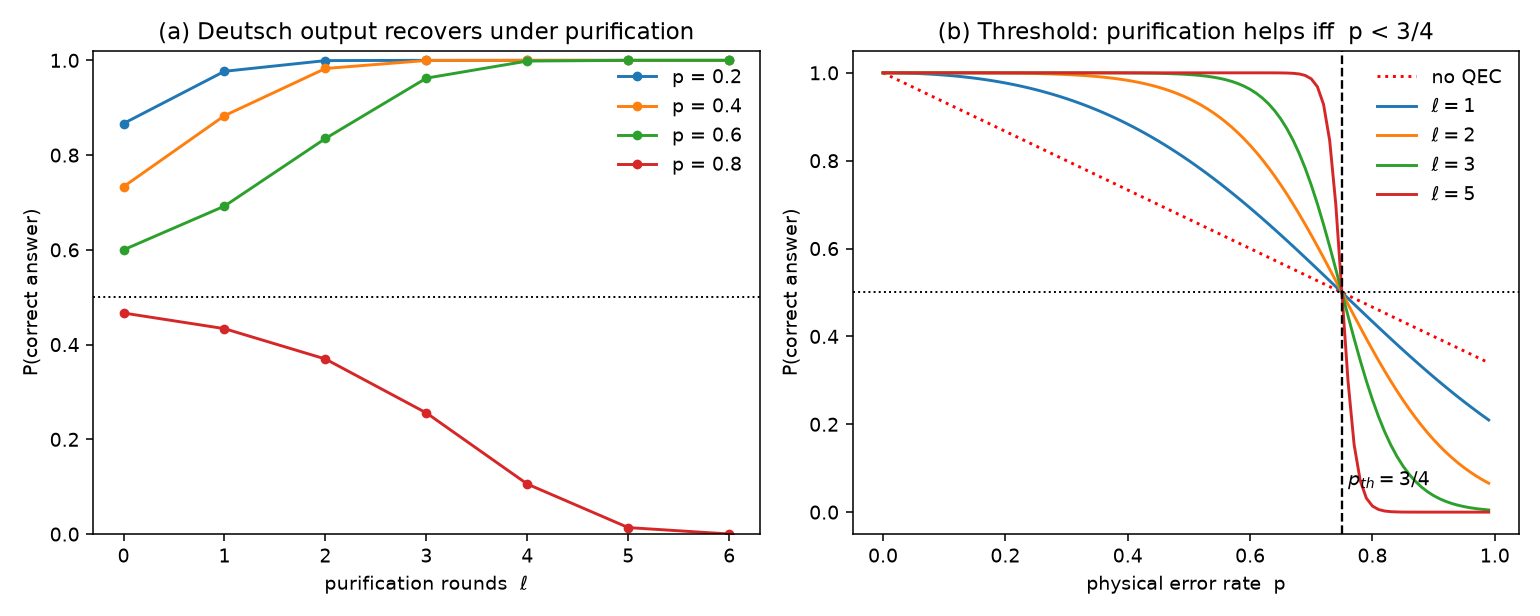

Write Python code to recreate this figure.
"""
Applying PQEC purification to a tiny quantum algorithm: the Deutsch algorithm.
==============================================================================

The 2-qubit Deutsch algorithm decides whether a one-bit function
f: {0,1} -> {0,1} is *constant* (f(0)=f(1)) or *balanced* (f(0)!=f(1)) with a
single oracle query.  Circuit (query wire q, ancilla wire a):

        q: |0> --H--------------------H--  measure  -> 0: constant, 1: balanced
                      |  U_f  |
        a: |1> --H----|       |-----------

    U_f : |x>|y> -> |x>|y (+) f(x)>.

Ideally the query qubit ends in the *pure* state |0> (constant) or |1>
(balanced), so a single measurement gives the answer with certainty.

Under noise the query qubit becomes a *mixed* state and the answer is no longer
certain.  This is exactly what the PQEC purification primitive fixes: the
purification map

    P(rho) = rho^2 / Tr[rho^2]         (see pqec.py, Eq. 7)

concentrates weight on the dominant eigenvector of rho.  As long as the noise
is below threshold the *correct* answer is still the dominant eigenvector, so
purifying the output drives the success probability back toward 1 -- without
the algorithm ever knowing which answer is correct.

For the local depolarizing channel the threshold is p = 3/4, identical to the
elementary PQEC gadget in the parent paper: below it purification helps, above
it purification amplifies the *wrong* answer.

We reuse the genuine PennyLane SWAP-gadget circuit from pqec.py to perform the
purification rounds, so the whole pipeline -- noisy algorithm + error
correction -- is a real mixed-state simulation, not an algebraic shortcut.

Run:  python deutsch_pqec.py
"""

import numpy as np
import matplotlib.pyplot as plt
import pennylane as qml

from pqec import swap_gadget, purity

np.set_printoptions(precision=4, suppress=True)


# ---------------------------------------------------------------------------
# The four possible oracles U_f  (query = wire 0, ancilla = wire 1)
# ---------------------------------------------------------------------------
def oracle_const0(q, a):
    """f(x) = 0  -> constant.  Identity (do nothing)."""
    qml.Identity(wires=q)


def oracle_const1(q, a):
    """f(x) = 1  -> constant.  Flip the ancilla unconditionally."""
    qml.PauliX(wires=a)


def oracle_balanced_id(q, a):
    """f(x) = x  -> balanced.  CNOT from query to ancilla."""
    qml.CNOT(wires=[q, a])


def oracle_balanced_not(q, a):
    """f(x) = 1 - x  -> balanced.  CNOT then flip the ancilla."""
    qml.CNOT(wires=[q, a])
    qml.PauliX(wires=a)


ORACLES = {
    "constant  f=0":   (oracle_const0,       "constant"),
    "constant  f=1":   (oracle_const1,       "constant"),
    "balanced  f=x":   (oracle_balanced_id,  "balanced"),
    "balanced  f=1-x": (oracle_balanced_not, "balanced"),
}

# The query qubit's ideal (noiseless) answer state and the measurement outcome.
#   constant -> |0>  (bit 0),   balanced -> |1>  (bit 1)
ANSWER_STATE = {"constant": np.array([1, 0], dtype=complex),
                "balanced": np.array([0, 1], dtype=complex)}
ANSWER_BIT = {"constant": 0, "balanced": 1}


# ---------------------------------------------------------------------------
# Noisy Deutsch algorithm on the mixed-state simulator
# ---------------------------------------------------------------------------
_dev = qml.device("default.mixed", wires=2)


@qml.qnode(_dev)
def _deutsch_query_rho(oracle, p_noise):
    """Run the Deutsch algorithm with a depolarizing channel of strength
    p_noise on the query qubit, and return the query qubit's 2x2 density
    matrix (the reduced state we read the answer from)."""
    qml.PauliX(wires=1)          # ancilla -> |1>
    qml.Hadamard(wires=0)        # query   -> |+>
    qml.Hadamard(wires=1)        # ancilla -> |->
    oracle(0, 1)                 # apply U_f
    qml.Hadamard(wires=0)        # final interference on the query qubit
    qml.DepolarizingChannel(p_noise, wires=0)   # gate/readout noise on output
    return qml.density_matrix(wires=0)


def success_prob(rho, kind):
    """P(read the correct answer) = <answer| rho |answer>."""
    psi = ANSWER_STATE[kind]
    return float(np.real(np.vdot(psi, rho @ psi)))


def purify_once(rho):
    """One purification round via the genuine SWAP-gadget circuit (pqec.py).
    An already-pure state is a fixed point, so we skip the round to avoid the
    harmless 0/0 in the (discarded) minus block when P_- -> 0."""
    if purity(rho) > 1 - 1e-12:
        return rho
    return swap_gadget(rho)["purified"]


def purify_rounds_circuit(rho, ell):
    """Apply `ell` purification rounds using the *genuine* SWAP-gadget circuit
    from pqec.py.  Each round consumes two copies of the current state and
    returns rho^2/Tr[rho^2], extracted from an actual H-CSWAP-H simulation."""
    for _ in range(ell):
        rho = purify_once(rho)
    return rho


# ===========================================================================
print("=" * 74)
print(" PART 1 -- Noiseless Deutsch algorithm classifies all four oracles")
print("=" * 74)
for name, (oracle, kind) in ORACLES.items():
    rho = _deutsch_query_rho(oracle, 0.0)
    bit = int(np.argmax(np.real(np.diag(rho))))
    ok = "OK" if bit == ANSWER_BIT[kind] else "FAIL"
    print(f"  {name:16s}  ->  measured bit {bit}  ({kind:8s})  [{ok}]")
print("  -> query bit 0 = constant, 1 = balanced, each read with certainty.")


# ===========================================================================
print("\n" + "=" * 74)
print(" PART 2 -- Noise degrades the answer; PQEC purification restores it")
print("=" * 74)

# Use the balanced f=x oracle as the running example.  Its ideal output is |1>.
oracle, kind = ORACLES["balanced  f=x"]
p_noise = 0.30
rho_noisy = _deutsch_query_rho(oracle, p_noise)

print(f"\n  Oracle: balanced f=x   depolarizing p = {p_noise}")
print(f"  noisy output query qubit rho =\n{rho_noisy}")
print(f"    purity(rho)          = {purity(rho_noisy):.4f}")
print(f"    P(correct = '1')     = {success_prob(rho_noisy, kind):.4f}   (no QEC)")

print("\n  Applying PQEC purification rounds (genuine SWAP-gadget circuit):")
rho = rho_noisy
for ell in range(1, 5):
    rho = purify_once(rho)
    print(f"    after ell = {ell}:  purity = {purity(rho):.4f}   "
          f"P(correct) = {success_prob(rho, kind):.4f}")
print("  -> below threshold, purification drives the success probability -> 1.")


# ===========================================================================
print("\n" + "=" * 74)
print(" PART 3 -- Threshold: purification helps iff p < 3/4 (depolarizing)")
print("=" * 74)

ps = np.linspace(0.0, 0.99, 100)
curves = {}
for ell in [0, 1, 2, 3, 5]:
    succ = []
    for p in ps:
        rho = _deutsch_query_rho(oracle, p)
        rho = purify_rounds_circuit(rho, ell)
        succ.append(success_prob(rho, kind))
    curves[ell] = np.array(succ)

# Locate the crossing of the ell=1 and ell=3 curves as an empirical threshold.
i = int(np.argmin(np.abs(curves[1] - curves[3])[ps > 0.4]) + np.sum(ps <= 0.4))
print(f"\n  measured threshold (ell=1 vs ell=3 crossing): p ~= {ps[i]:.3f}"
      f"   (theory: 0.75)")


# ---- Figure: success probability vs noise, for several purification depths --
fig, axes = plt.subplots(1, 2, figsize=(11, 4.4))

# (a) success probability vs cumulative rounds at fixed noise
ax = axes[0]
for p in [0.2, 0.4, 0.6, 0.8]:
    rho = _deutsch_query_rho(oracle, p)
    succ = [success_prob(rho, kind)]
    r = rho
    for _ in range(6):
        r = purify_once(r)
        succ.append(success_prob(r, kind))
    ax.plot(range(7), succ, "-o", ms=4, label=f"p = {p}")
ax.axhline(0.5, color="k", ls=":", lw=1)
ax.set_xlabel("purification rounds  $\\ell$")
ax.set_ylabel("P(correct answer)")
ax.set_title("(a) Deutsch output recovers under purification")
ax.set_ylim(0.0, 1.02)
ax.legend(frameon=False)

# (b) success probability vs noise p, for several fixed depths -> cross at 3/4
ax = axes[1]
for ell in [0, 1, 2, 3, 5]:
    ax.plot(ps, curves[ell], ("r:" if ell == 0 else "-"),
            label=("no QEC" if ell == 0 else f"$\\ell={ell}$"))
ax.axvline(0.75, color="k", ls="--", lw=1.2)
ax.text(0.75, 0.06, " $p_{th}=3/4$", fontsize=10)
ax.axhline(0.5, color="k", ls=":", lw=1)
ax.set_xlabel("physical error rate  p")
ax.set_ylabel("P(correct answer)")
ax.set_title("(b) Threshold: purification helps iff  p < 3/4")
ax.legend(frameon=False)

fig.tight_layout()
fig.savefig("deutsch_pqec.png", dpi=140)
print("\n  saved  deutsch_pqec.png")
print("\nDone.")
